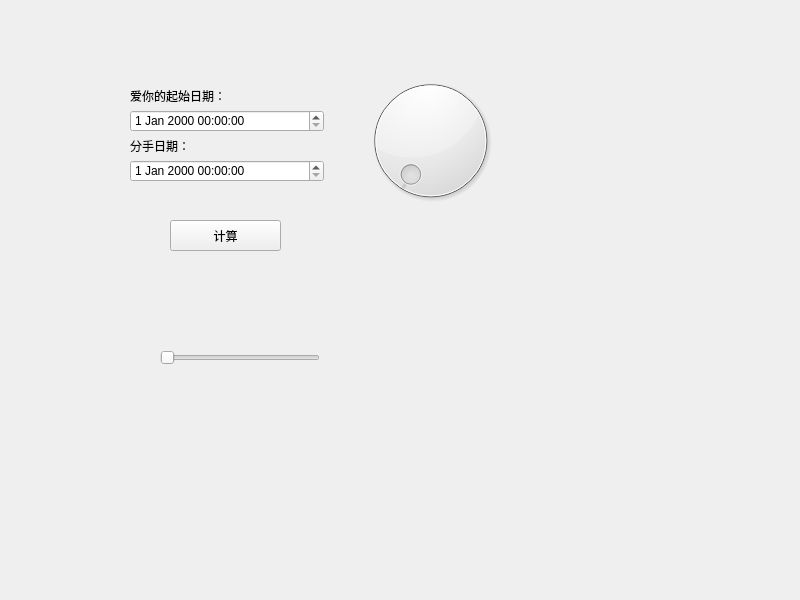
<?xml version="1.0" encoding="UTF-8"?>
<ui version="4.0">
 <class>Widget</class>
 <widget class="QWidget" name="Widget">
  <property name="geometry">
   <rect>
    <x>0</x>
    <y>0</y>
    <width>800</width>
    <height>600</height>
   </rect>
  </property>
  <property name="windowTitle">
   <string>Widget</string>
  </property>
  <property name="styleSheet">
   <string notr="true"/>
  </property>
  <widget class="QDateTimeEdit" name="dateTimeEdit">
   <property name="geometry">
    <rect>
     <x>130</x>
     <y>110</y>
     <width>194</width>
     <height>22</height>
    </rect>
   </property>
  </widget>
  <widget class="QDateTimeEdit" name="dateTimeEdit_2">
   <property name="geometry">
    <rect>
     <x>130</x>
     <y>160</y>
     <width>194</width>
     <height>22</height>
    </rect>
   </property>
  </widget>
  <widget class="QPushButton" name="pushButton">
   <property name="geometry">
    <rect>
     <x>170</x>
     <y>220</y>
     <width>111</width>
     <height>31</height>
    </rect>
   </property>
   <property name="text">
    <string>计算</string>
   </property>
  </widget>
  <widget class="QLabel" name="label">
   <property name="geometry">
    <rect>
     <x>120</x>
     <y>270</y>
     <width>241</width>
     <height>21</height>
    </rect>
   </property>
   <property name="text">
    <string/>
   </property>
  </widget>
  <widget class="QLabel" name="label_2">
   <property name="geometry">
    <rect>
     <x>130</x>
     <y>85</y>
     <width>191</width>
     <height>21</height>
    </rect>
   </property>
   <property name="text">
    <string>爱你的起始日期：</string>
   </property>
  </widget>
  <widget class="QLabel" name="label_3">
   <property name="geometry">
    <rect>
     <x>130</x>
     <y>135</y>
     <width>191</width>
     <height>21</height>
    </rect>
   </property>
   <property name="text">
    <string>分手日期：</string>
   </property>
  </widget>
  <widget class="QDial" name="dial">
   <property name="geometry">
    <rect>
     <x>300</x>
     <y>70</y>
     <width>261</width>
     <height>141</height>
    </rect>
   </property>
  </widget>
  <widget class="QSlider" name="horizontalSlider">
   <property name="geometry">
    <rect>
     <x>160</x>
     <y>350</y>
     <width>160</width>
     <height>16</height>
    </rect>
   </property>
   <property name="orientation">
    <enum>Qt::Horizontal</enum>
   </property>
  </widget>
  <widget class="QLabel" name="label_4">
   <property name="geometry">
    <rect>
     <x>170</x>
     <y>295</y>
     <width>161</width>
     <height>21</height>
    </rect>
   </property>
   <property name="text">
    <string/>
   </property>
  </widget>
 </widget>
 <resources/>
 <connections/>
</ui>
